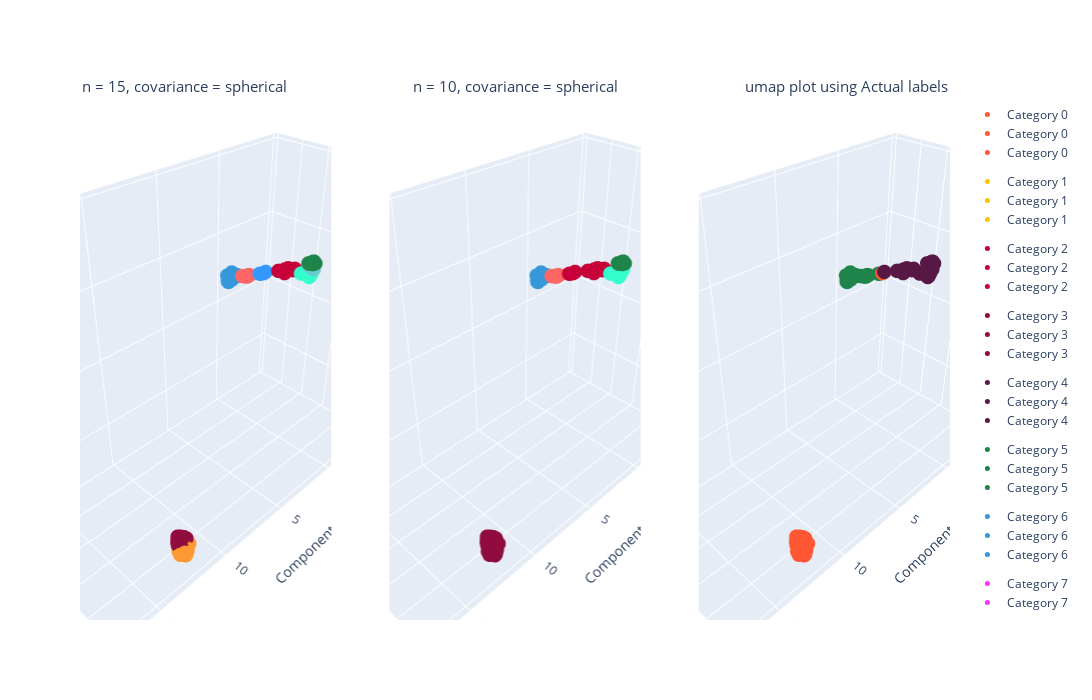

Notebook source saved alongside this figure:
### Markdown cell above
Then it is compared to the actual "y" targets, as first step, a encoding transformation has to be performed before the comparison

### Code cell
# changing unique values for numeric ones
y_label = np.zeros((len(y), 1))
target_dict = dict()
for label, tissue_type in enumerate(np.unique(y)):
    y_label = np.where(y == tissue_type, label, y_label)
    target_dict[label] = tissue_type

y_label = y_label.ravel().astype(int)

# Creating the X_plot dataset for the third subplot
X_plot_real = np.c_[X_plot, y_label]

colors = ["#FF5733", "#FFC300", "#C70039", "#900C3F", "#581845", "#1E8449", "#3498DB",
          "#FF33FF", "#33FFCC", "#FF6666", "#99CC99", "#3399FF", "#FF9933", "#CC33FF", "#66CCCC"]

fig = make_subplots(rows=1, cols=3, specs=[[{'type': 'scatter3d'}, {'type': 'scatter3d'}, {'type': 'scatter3d'}]])

# first two subplots
for j in range(2):
    model = gaussian_models[j]
    X_plot_gauss = np.c_[X_plot, gaussian_labels[j]]
    n_components = len(np.unique(gaussian_labels[j]))
    
    for category in np.unique(gaussian_labels[j]):
        category_indices = (gaussian_labels[j] == category)
        scatter = go.Scatter3d(x=X_plot_gauss[category_indices, 0], 
                               y=X_plot_gauss[category_indices, 1], 
                               z=X_plot_gauss[category_indices, 2],
                               mode='markers', 
                               marker=dict(color=colors[category], size=5),
                               name=f'Category {category}',
                               legendgroup=f'Category {category}')

        fig.add_trace(scatter, row=1, col=j + 1)

# third subplot
for category in np.unique(y_label):
    category_indices = (y_label == category)
    scatter = go.Scatter3d(x=X_plot_real[category_indices, 0], 
                           y=X_plot_real[category_indices, 1], 
                           z=X_plot_real[category_indices, 2],
                           mode='markers', 
                           marker=dict(color=colors[category], size=5),
                           name=f'Category {category}',
                           legendgroup=f'Category {category}')

    fig.add_trace(scatter, row=1, col=3)

titles = [f'n = {gaussian_models[0].n_components}, covariance = {gaussian_models[0].covariance_type}',
          f'n = {gaussian_models[1].n_components}, covariance = {gaussian_models[1].covariance_type}',
          'umap plot using Actual labels']

# Configure the layout of the plot
fig.update_layout(scene1=dict(xaxis_title='Component 1', yaxis_title='Component 2', zaxis_title='Component 3'),
                  scene2=dict(xaxis_title='Component 1', yaxis_title='Component 2', zaxis_title='Component 3'),
                  scene3=dict(xaxis_title='Component 1', yaxis_title='Component 2', zaxis_title='Component 3'),
                  width=2000,
                  height=700,
                  annotations=[
                      dict(
                          showarrow=False,
                          text=titles[0],
                          xref='paper', yref='paper',
                          x=0, y=1.05,
                          font=dict(size=15)
                      ),
                      dict(
                          showarrow=False,
                          text=titles[1],
                          xref='paper', yref='paper',
                          x=0.5, y=1.05,
                          font=dict(size=15)
                      ),
                      dict(
                          showarrow=False,
                          text=titles[2],
                          xref='paper', yref='paper',
                          x=1, y=1.05,
                          font=dict(size=15)
                      )
                  ])

fig.show()

### Figure 1 — Plotly figure (JSON) as saved in the notebook; plotly's stock layout.template omitted (floating-point values rounded to 4 significant figures)
{"data": [{"legendgroup": "Category 0", "marker": {"color": "#FF5733", "size": 5}, "mode": "markers", "name": "Category 0", "scene": "scene", "type": "scatter3d", "x": [-3.567, -3.369, -3.937, -3.333, -3.224, -3.618, -3.709, -3.312, -3.63, -3.979, -3.484, -3.735, -3.482, -4.052, -3.501, -3.277, -3.369, -3.816, -3.911], "y": [8.398, 8.4, 8.149, 8.209, 8.48, 8.331, 8.227, 8.095, 8.417, 7.989, 8.472, 8.422, 8.378, 7.991, 8.257, 8.428, 8.21, 8.073, 8.009], "z": [13.84, 13.95, 13.83, 14.43, 14.25, 14.67, 14.51, 14.33, 14.61, 14.72, 14.43, 14.7, 13.93, 14.6, 14.46, 14.02, 14.13, 14.05, 14.69]}, {"legendgroup": "Category 1", "marker": {"color": "#FFC300", "size": 5}, "mode": "markers", "name": "Category 1", "scene": "scene", "type": "scatter3d", "x": [-0.3518, -0.1671, -0.3789, -0.3085, -0.4187, -0.1366, -0.5854, -0.3225, -0.1822, -0.2347, -0.3803, -0.09116, -0.1677, -0.1141, -0.02298], "y": [9.427, 9.851, 9.525, 9.477, 9.529, 9.546, 9.299, 9.39, 9.974, 10.03, 10.02, 10.01, 10.0, 9.85, 9.956], "z": [12.31, 12.46, 12.27, 12.35, 12.33, 12.49, 12.46, 12.15, 12.41, 12.39, 12.52, 12.31, 12.43, 12.21, 12.26]}, {"legendgroup": "Category 2", "marker": {"color": "#C70039", "size": 5}, "mode": "markers", "name": "Category 2", "scene": "scene", "type": "scatter3d", "x": [-1.2, -1.263, -1.024, -1.205, -1.248, -1.284, -1.213, -1.042], "y": [4.77, 4.667, 4.113, 5.107, 5.14, 5.172, 4.488, 4.591], "z": [8.727, 8.793, 8.497, 8.833, 8.876, 8.93, 8.668, 8.502]}, {"legendgroup": "Category 3", "marker": {"color": "#900C3F", "size": 5}, "mode": "markers", "name": "Category 3", "scene": "scene", "type": "scatter3d", "x": [11.74, 11.74, 12.03, 12.01, 11.65, 12.1, 12.02, 11.51, 11.71, 11.77, 11.85, 11.89, 11.85], "y": [8.561, 8.192, 8.76, 8.5, 8.62, 8.571, 8.703, 8.674, 8.379, 8.305, 8.341, 8.51, 8.308], "z": [-2.016, -2.272, -2.295, -2.513, -2.019, -2.124, -2.312, -2.19, -2.127, -2.518, -2.426, -2.245, -2.283]}, {"legendgroup": "Category 4", "marker": {"color": "#581845", "size": 5}, "mode": "markers", "name": "Category 4", "scene": "scene", "type": "scatter3d", "x": [16.72, 16.75, 16.51, 16.75, 16.47, 16.8, 16.52, 16.79, 16.4, 16.49, 16.86, 17.24, 17.18, 17.04, 17.18, 16.62, 16.88, 17.24, 16.86, 16.52, 16.71, 16.67, 16.57, 16.34, 16.41, 16.99, 16.4, 16.73, 16.48, 16.63, 17.36], "y": [0.2079, 0.1954, 0.2075, 0.9799, 0.2715, 0.2648, 0.3996, 0.6083, 0.4901, 0.3161, 0.3209, 0.589, 0.565, 0.43, 0.5655, 0.6189, 0.8309, 0.7131, 0.7784, 0.9415, 1.102, 1.039, 0.3711, 0.9704, 0.8945, 0.9669, 0.8422, 0.6918, 0.7465, 0.3183, 0.6712], "z": [11.41, 11.1, 11.55, 10.81, 11.58, 11.28, 11.3, 10.95, 11.43, 11.44, 10.79, 10.7, 10.64, 10.97, 10.65, 10.96, 10.83, 10.59, 10.54, 10.93, 10.63, 10.7, 11.02, 10.99, 10.65, 10.44, 11.14, 10.58, 11.08, 10.8, 10.59]}, {"legendgroup": "Category 5", "marker": {"color": "#1E8449", "size": 5}, "mode": "markers", "name": "Category 5", "scene": "scene", "type": "scatter3d", "x": [-0.5336, -0.6727, -0.7664, -0.5997, -0.5376, -0.771, -0.5375, -0.5935, -0.5983, -0.5872], "y": [6.934, 6.832, 6.798, 7.0, 6.947, 6.786, 7.027, 7.091, 6.66, 6.621], "z": [10.22, 10.15, 10.08, 10.24, 10.29, 9.997, 10.33, 10.21, 10.04, 10.05]}, {"legendgroup": "Category 6", "marker": {"color": "#3498DB", "size": 5}, "mode": "markers", "name": "Category 6", "scene": "scene", "type": "scatter3d", "x": [-0.4653, -0.4244, -0.6136, -0.07194, -0.303, -0.03927, -0.1398, 0.00228, -0.4438, -0.1096, -0.008095, -0.2703, -0.2331, -0.1879, -0.1247, -0.107, -0.3125], "y": [1.083, 1.195, 1.245, 0.6606, 0.6674, 0.7483, 1.025, 0.8436, 0.7401, 0.6997, 0.7868, 0.8055, 0.9343, 0.8204, 0.9259, 0.9071, 0.8185], "z": [7.301, 7.331, 7.237, 7.248, 7.24, 6.919, 7.068, 6.859, 7.111, 7.039, 6.854, 7.231, 7.171, 7.353, 7.397, 7.389, 7.438]}, {"legendgroup": "Category 7", "marker": {"color": "#FF33FF", "size": 5}, "mode": "markers", "name": "Category 7", "scene": "scene", "type": "scatter3d", "x": [16.42, 16.44, 16.46, 16.55, 16.49], "y": [1.243, 1.155, 1.054, 1.153, 1.204], "z": [9.651, 9.718, 9.87, 9.799, 9.7]}, {"legendgroup": "Category 8", "marker": {"color": "#33FFCC", "size": 5}, "mode": "markers", "name": "Category 8", "scene": "scene", "type": "scatter3d", "x": [-1.188, -1.382, -1.319, -1.347, -1.351, -1.311, -1.346, -1.213, -1.284, -1.274, -1.356], "y": [6.488, 6.08, 6.298, 6.166, 6.298, 6.267, 6.267, 6.28, 5.817, 5.671, 5.821], "z": [9.15, 8.831, 8.801, 8.982, 8.82, 8.753, 8.758, 8.953, 8.832, 8.783, 8.863]}, {"legendgroup": "Category 9", "marker": {"color": "#FF6666", "size": 5}, "mode": "markers", "name": "Category 9", "scene": "scene", "type": "scatter3d", "x": [-0.5059, -0.4933, -0.3953, -0.4547, -0.4306, -0.3972, -0.3761], "y": [2.102, 2.224, 2.122, 1.727, 2.003, 1.679, 1.995], "z": [7.653, 7.685, 7.585, 7.443, 7.523, 7.467, 7.543]}, {"legendgroup": "Category 10", "marker": {"color": "#99CC99", "size": 5}, "mode": "markers", "name": "Category 10", "scene": "scene", "type": "scatter3d", "x": [-3.753, -3.922, -3.825, -4.195, -4.281, -4.442, -4.219, -4.301, -4.32, -4.377, -4.462, -4.242, -4.374, -4.588, -4.533], "y": [8.279, 8.224, 8.363, 8.557, 8.442, 8.288, 8.406, 8.198, 8.052, 8.592, 8.722, 8.549, 8.08, 8.614, 8.21], "z": [13.81, 13.92, 13.76, 14.05, 13.94, 13.94, 13.99, 14.37, 14.24, 14.13, 14.11, 14.24, 14.1, 14.31, 14.35]}, {"legendgroup": "Category 11", "marker": {"color": "#3399FF", "size": 5}, "mode": "markers", "name": "Category 11", "scene": "scene", "type": "scatter3d", "x": [-0.7358, -0.6822, -0.6384, -0.6488, -0.8209, -0.7867], "y": [3.269, 3.222, 2.999, 2.937, 3.134, 3.29], "z": [8.173, 8.131, 8.022, 7.997, 8.056, 8.213]}, {"legendgroup": "Category 12", "marker": {"color": "#FF9933", "size": 5}, "mode": "markers", "name": "Category 12", "scene": "scene", "type": "scatter3d", "x": [11.72, 11.8, 11.83, 11.76, 12.05, 11.53, 12.11, 11.59, 11.75, 11.52, 11.96, 11.66, 11.86, 11.8, 11.35, 12.18, 12.12, 12.31], "y": [8.594, 8.837, 9.1, 8.86, 9.102, 8.733, 9.238, 8.538, 8.983, 8.911, 9.132, 8.628, 9.04, 8.84, 8.585, 8.861, 8.661, 9.002], "z": [-2.849, -3.023, -2.509, -2.585, -2.592, -2.8, -2.64, -2.653, -2.818, -2.449, -2.769, -2.974, -2.735, -2.976, -2.678, -2.805, -2.813, -2.631]}, {"legendgroup": "Category 13", "marker": {"color": "#CC33FF", "size": 5}, "mode": "markers", "name": "Category 13", "scene": "scene", "type": "scatter3d", "x": [-2.327, -2.411, -2.303, -2.295, -2.323, -2.373], "y": [8.03, 8.107, 8.089, 8.006, 8.004, 8.047], "z": [12.52, 12.56, 12.67, 12.67, 12.79, 12.75]}, {"legendgroup": "Category 14", "marker": {"color": "#66CCCC", "size": 5}, "mode": "markers", "name": "Category 14", "scene": "scene", "type": "scatter3d", "x": [-0.8519, -1.345, -1.317, -1.223, -1.032, -1.042, -1.17, -1.211], "y": [6.641, 6.405, 6.372, 6.323, 6.582, 6.709, 6.62, 6.341], "z": [9.699, 9.539, 9.517, 9.481, 9.606, 9.606, 9.449, 9.51]}, {"legendgroup": "Category 0", "marker": {"color": "#FF5733", "size": 5}, "mode": "markers", "name": "Category 0", "scene": "scene2", "type": "scatter3d", "x": [-3.567, -3.753, -3.922, -3.825, -3.369, -3.937, -4.195, -4.281, -4.442, -3.333, -3.224, -3.618, -4.219, -4.301, -4.32, -3.709, -3.312, -3.63, -4.377, -3.979, -3.484, -3.735, -4.462, -3.482, -4.052, -3.501, -3.277, -3.369, -4.242, -3.816, -4.374, -4.588, -4.533, -3.911], "y": [8.398, 8.279, 8.224, 8.363, 8.4, 8.149, 8.557, 8.442, 8.288, 8.209, 8.48, 8.331, 8.406, 8.198, 8.052, 8.227, 8.095, 8.417, 8.592, 7.989, 8.472, 8.422, 8.722, 8.378, 7.991, 8.257, 8.428, 8.21, 8.549, 8.073, 8.08, 8.614, 8.21, 8.009], "z": [13.84, 13.81, 13.92, 13.76, 13.95, 13.83, 14.05, 13.94, 13.94, 14.43, 14.25, 14.67, 13.99, 14.37, 14.24, 14.51, 14.33, 14.61, 14.13, 14.72, 14.43, 14.7, 14.11, 13.93, 14.6, 14.46, 14.02, 14.13, 14.24, 14.05, 14.1, 14.31, 14.35, 14.69]}, {"legendgroup": "Category 1", "marker": {"color": "#FFC300", "size": 5}, "mode": "markers", "name": "Category 1", "scene": "scene2", "type": "scatter3d", "x": [-0.3518, -0.1671, -0.3789, -0.3085, -0.4187, -0.1366, -0.5854, -0.3225, -0.1822, -0.2347, -0.3803, -0.09116, -0.1677, -0.1141, -0.02298], "y": [9.427, 9.851, 9.525, 9.477, 9.529, 9.546, 9.299, 9.39, 9.974, 10.03, 10.02, 10.01, 10.0, 9.85, 9.956], "z": [12.31, 12.46, 12.27, 12.35, 12.33, 12.49, 12.46, 12.15, 12.41, 12.39, 12.52, 12.31, 12.43, 12.21, 12.26]}, {"legendgroup": "Category 2", "marker": {"color": "#C70039", "size": 5}, "mode": "markers", "name": "Category 2", "scene": "scene2", "type": "scatter3d", "x": [-1.2, -1.263, -1.024, -1.205, -1.248, -1.284, -1.213, -1.042, -0.7358, -0.6822, -0.6384, -0.6488, -0.8209, -0.7867], "y": [4.77, 4.667, 4.113, 5.107, 5.14, 5.172, 4.488, 4.591, 3.269, 3.222, 2.999, 2.937, 3.134, 3.29], "z": [8.727, 8.793, 8.497, 8.833, 8.876, 8.93, 8.668, 8.502, 8.173, 8.131, 8.022, 7.997, 8.056, 8.213]}, {"legendgroup": "Category 3", "marker": {"color": "#900C3F", "size": 5}, "mode": "markers", "name": "Category 3", "scene": "scene2", "type": "scatter3d", "x": [11.74, 11.74, 12.03, 12.01, 11.65, 12.1, 12.02, 11.51, 11.71, 11.77, 11.85, 11.89, 11.85, 11.72, 11.8, 11.83, 11.76, 12.05, 11.53, 12.11, 11.59, 11.75, 11.52, 11.96, 11.66, 11.86, 11.8, 11.35, 12.18, 12.12, 12.31], "y": [8.561, 8.192, 8.76, 8.5, 8.62, 8.571, 8.703, 8.674, 8.379, 8.305, 8.341, 8.51, 8.308, 8.594, 8.837, 9.1, 8.86, 9.102, 8.733, 9.238, 8.538, 8.983, 8.911, 9.132, 8.628, 9.04, 8.84, 8.585, 8.861, 8.661, 9.002], "z": [-2.016, -2.272, -2.295, -2.513, -2.019, -2.124, -2.312, -2.19, -2.127, -2.518, -2.426, -2.245, -2.283, -2.849, -3.023, -2.509, -2.585, -2.592, -2.8, -2.64, -2.653, -2.818, -2.449, -2.769, -2.974, -2.735, -2.976, -2.678, -2.805, -2.813, -2.631]}, {"legendgroup": "Category 4", "marker": {"color": "#581845", "size": 5}, "mode": "markers", "name": "Category 4", "scene": "scene2", "type": "scatter3d", "x": [16.72, 16.75, 16.51, 16.75, 16.47, 16.8, 16.52, 16.79, 16.4, 16.49, 16.86, 17.24, 17.18, 17.04, 17.18, 16.62, 16.88, 17.24, 16.86, 16.52, 16.71, 16.67, 16.57, 16.34, 16.41, 16.99, 16.4, 16.73, 16.48, 16.63, 17.36], "y": [0.2079, 0.1954, 0.2075, 0.9799, 0.2715, 0.2648, 0.3996, 0.6083, 0.4901, 0.3161, 0.3209, 0.589, 0.565, 0.43, 0.5655, 0.6189, 0.8309, 0.7131, 0.7784, 0.9415, 1.102, 1.039, 0.3711, 0.9704, 0.8945, 0.9669, 0.8422, 0.6918, 0.7465, 0.3183, 0.6712], "z": [11.41, 11.1, 11.55, 10.81, 11.58, 11.28, 11.3, 10.95, 11.43, 11.44, 10.79, 10.7, 10.64, 10.97, 10.65, 10.96, 10.83, 10.59, 10.54, 10.93, 10.63, 10.7, 11.02, 10.99, 10.65, 10.44, 11.14, 10.58, 11.08, 10.8, 10.59]}, {"legendgroup": "Category 5", "marker": {"color": "#1E8449", "size": 5}, "mode": "markers", "name": "Category 5", "scene": "scene2", "type": "scatter3d", "x": [-0.5336, -0.6727, -0.7664, -0.5997, -0.5376, -0.771, -0.5375, -0.5935, -0.5983, -0.5872, -2.327, -2.411, -2.303, -2.295, -2.323, -2.373], "y": [6.934, 6.832, 6.798, 7.0, 6.947, 6.786, 7.027, 7.091, 6.66, 6.621, 8.03, 8.107, 8.089, 8.006, 8.004, 8.047], "z": [10.22, 10.15, 10.08, 10.24, 10.29, 9.997, 10.33, 10.21, 10.04, 10.05, 12.52, 12.56, 12.67, 12.67, 12.79, 12.75]}, {"legendgroup": "Category 6", "marker": {"color": "#3498DB", "size": 5}, "mode": "markers", "name": "Category 6", "scene": "scene2", "type": "scatter3d", "x": [-0.4653, -0.4244, -0.6136, -0.07194, -0.303, -0.03927, -0.1398, 0.00228, -0.4438, -0.1096, -0.008095, -0.2703, -0.2331, -0.1879, -0.1247, -0.107, -0.3125], "y": [1.083, 1.195, 1.245, 0.6606, 0.6674, 0.7483, 1.025, 0.8436, 0.7401, 0.6997, 0.7868, 0.8055, 0.9343, 0.8204, 0.9259, 0.9071, 0.8185], "z": [7.301, 7.331, 7.237, 7.248, 7.24, 6.919, 7.068, 6.859, 7.111, 7.039, 6.854, 7.231, 7.171, 7.353, 7.397, 7.389, 7.438]}, {"legendgroup": "Category 7", "marker": {"color": "#FF33FF", "size": 5}, "mode": "markers", "name": "Category 7", "scene": "scene2", "type": "scatter3d", "x": [16.42, 16.44, 16.46, 16.55, 16.49], "y": [1.243, 1.155, 1.054, 1.153, 1.204], "z": [9.651, 9.718, 9.87, 9.799, 9.7]}, {"legendgroup": "Category 8", "marker": {"color": "#33FFCC", "size": 5}, "mode": "markers", "name": "Category 8", "scene": "scene2", "type": "scatter3d", "x": [-1.188, -0.8519, -1.382, -1.345, -1.317, -1.319, -1.223, -1.347, -1.032, -1.351, -1.042, -1.311, -1.17, -1.346, -1.211, -1.213, -1.284, -1.274, -1.356], "y": [6.488, 6.641, 6.08, 6.405, 6.372, 6.298, 6.323, 6.166, 6.582, 6.298, 6.709, 6.267, 6.62, 6.267, 6.341, 6.28, 5.817, 5.671, 5.821], "z": [9.15, 9.699, 8.831, 9.539, 9.517, 8.801, 9.481, 8.982, 9.606, 8.82, 9.606, 8.753, 9.449, 8.758, 9.51, 8.953, 8.832, 8.783, 8.863]}, {"legendgroup": "Category 9", "marker": {"color": "#FF6666", "size": 5}, "mode": "markers", "name": "Category 9", "scene": "scene2", "type": "scatter3d", "x": [-0.5059, -0.4933, -0.3953, -0.4547, -0.4306, -0.3972, -0.3761], "y": [2.102, 2.224, 2.122, 1.727, 2.003, 1.679, 1.995], "z": [7.653, 7.685, 7.585, 7.443, 7.523, 7.467, 7.543]}, {"legendgroup": "Category 0", "marker": {"color": "#FF5733", "size": 5}, "mode": "markers", "name": "Category 0", "scene": "scene3", "type": "scatter3d", "x": [11.74, 11.74, 12.03, 12.01, 11.65, 12.1, 12.02, 11.51, 11.71, 11.77, 11.85, 11.89, 11.85, 11.72, 11.8, 11.83, 11.76, 12.05, 11.53, 12.11, 11.59, 11.75, 11.52, 11.96, 11.66, 11.86, 11.8, 11.35, -0.7358, -0.6822, 16.42, 16.44, 16.46, 16.55, 16.49, 12.18, 12.12, 12.31], "y": [8.561, 8.192, 8.76, 8.5, 8.62, 8.571, 8.703, 8.674, 8.379, 8.305, 8.341, 8.51, 8.308, 8.594, 8.837, 9.1, 8.86, 9.102, 8.733, 9.238, 8.538, 8.983, 8.911, 9.132, 8.628, 9.04, 8.84, 8.585, 3.269, 3.222, 1.243, 1.155, 1.054, 1.153, 1.204, 8.861, 8.661, 9.002], "z": [-2.016, -2.272, -2.295, -2.513, -2.019, -2.124, -2.312, -2.19, -2.127, -2.518, -2.426, -2.245, -2.283, -2.849, -3.023, -2.509, -2.585, -2.592, -2.8, -2.64, -2.653, -2.818, -2.449, -2.769, -2.974, -2.735, -2.976, -2.678, 8.173, 8.131, 9.651, 9.718, 9.87, 9.799, 9.7, -2.805, -2.813, -2.631]}, {"legendgroup": "Category 1", "marker": {"color": "#FFC300", "size": 5}, "mode": "markers", "name": "Category 1", "scene": "scene3", "type": "scatter3d", "x": [-3.567, -3.753, -3.922, -3.825, -3.369, -3.937, -4.195, -4.281, -4.442, -3.333, -3.224, -3.618, -4.219, -4.301, -4.32, -3.709, -3.312, -3.63, -4.377, -3.979, -3.484, -3.735, -4.462, -3.482, -4.052, -3.501, -3.277, -3.369, -4.242, -3.816, -4.374, -4.588, -4.533, -3.911], "y": [8.398, 8.279, 8.224, 8.363, 8.4, 8.149, 8.557, 8.442, 8.288, 8.209, 8.48, 8.331, 8.406, 8.198, 8.052, 8.227, 8.095, 8.417, 8.592, 7.989, 8.472, 8.422, 8.722, 8.378, 7.991, 8.257, 8.428, 8.21, 8.549, 8.073, 8.08, 8.614, 8.21, 8.009], "z": [13.84, 13.81, 13.92, 13.76, 13.95, 13.83, 14.05, 13.94, 13.94, 14.43, 14.25, 14.67, 13.99, 14.37, 14.24, 14.51, 14.33, 14.61, 14.13, 14.72, 14.43, 14.7, 14.11, 13.93, 14.6, 14.46, 14.02, 14.13, 14.24, 14.05, 14.1, 14.31, 14.35, 14.69]}, {"legendgroup": "Category 2", "marker": {"color": "#C70039", "size": 5}, "mode": "markers", "name": "Category 2", "scene": "scene3", "type": "scatter3d", "x": [-0.3518, -0.1671, -0.3789, -0.3085, -0.4187, -0.1366, -0.5854, -0.3225, -0.1822, -0.2347, -0.3803, -0.09116, -0.1677, -0.1141, -0.02298], "y": [9.427, 9.851, 9.525, 9.477, 9.529, 9.546, 9.299, 9.39, 9.974, 10.03, 10.02, 10.01, 10.0, 9.85, 9.956], "z": [12.31, 12.46, 12.27, 12.35, 12.33, 12.49, 12.46, 12.15, 12.41, 12.39, 12.52, 12.31, 12.43, 12.21, 12.26]}, {"legendgroup": "Category 3", "marker": {"color": "#900C3F", "size": 5}, "mode": "markers", "name": "Category 3", "scene": "scene3", "type": "scatter3d", "x": [16.72, 16.75, 16.51, 16.75, 16.47, 16.8, 16.52, 16.79, 16.4, 16.49, 16.86, 17.24, 17.18, 17.04, 17.18, 16.62, 16.88, 17.24, 16.86, 16.52, 16.71, 16.67, 16.57, 16.34, 16.41, 16.99, 16.4, 16.73, 16.48, 16.63, 17.36], "y": [0.2079, 0.1954, 0.2075, 0.9799, 0.2715, 0.2648, 0.3996, 0.6083, 0.4901, 0.3161, 0.3209, 0.589, 0.565, 0.43, 0.5655, 0.6189, 0.8309, 0.7131, 0.7784, 0.9415, 1.102, 1.039, 0.3711, 0.9704, 0.8945, 0.9669, 0.8422, 0.6918, 0.7465, 0.3183, 0.6712], "z": [11.41, 11.1, 11.55, 10.81, 11.58, 11.28, 11.3, 10.95, 11.43, 11.44, 10.79, 10.7, 10.64, 10.97, 10.65, 10.96, 10.83, 10.59, 10.54, 10.93, 10.63, 10.7, 11.02, 10.99, 10.65, 10.44, 11.14, 10.58, 11.08, 10.8, 10.59]}, {"legendgroup": "Category 4", "marker": {"color": "#581845", "size": 5}, "mode": "markers", "name": "Category 4", "scene": "scene3", "type": "scatter3d", "x": [-1.188, -0.8519, -1.382, -1.345, -1.317, -1.319, -1.223, -1.347, -1.032, -1.351, -1.042, -1.311, -1.17, -1.346, -1.211, -1.213, -1.284, -0.5336, -0.6727, -1.274, -0.7664, -0.5997, -0.5376, -0.771, -1.356, -0.5375, -0.5935, -0.5983, -0.5872, -1.2, -1.263, -1.024, -1.205, -1.248, -1.284, -1.213, -1.042, -0.8209, -0.7867], "y": [6.488, 6.641, 6.08, 6.405, 6.372, 6.298, 6.323, 6.166, 6.582, 6.298, 6.709, 6.267, 6.62, 6.267, 6.341, 6.28, 5.817, 6.934, 6.832, 5.671, 6.798, 7.0, 6.947, 6.786, 5.821, 7.027, 7.091, 6.66, 6.621, 4.77, 4.667, 4.113, 5.107, 5.14, 5.172, 4.488, 4.591, 3.134, 3.29], "z": [9.15, 9.699, 8.831, 9.539, 9.517, 8.801, 9.481, 8.982, 9.606, 8.82, 9.606, 8.753, 9.449, 8.758, 9.51, 8.953, 8.832, 10.22, 10.15, 8.783, 10.08, 10.24, 10.29, 9.997, 8.863, 10.33, 10.21, 10.04, 10.05, 8.727, 8.793, 8.497, 8.833, 8.876, 8.93, 8.668, 8.502, 8.056, 8.213]}, {"legendgroup": "Category 5", "marker": {"color": "#1E8449", "size": 5}, "mode": "markers", "name": "Category 5", "scene": "scene3", "type": "scatter3d", "x": [-0.5059, -0.4933, -0.3953, -0.4547, -0.4306, -0.3972, -0.3761, -0.4653, -0.4244, -0.6136, -0.07194, -0.303, -0.6384, -0.6488, -0.03927, -0.1398, 0.00228, -0.4438, -0.1096, -0.008095, -0.2703, -0.2331, -0.1879, -0.1247, -0.107, -0.3125], "y": [2.102, 2.224, 2.122, 1.727, 2.003, 1.679, 1.995, 1.083, 1.195, 1.245, 0.6606, 0.6674, 2.999, 2.937, 0.7483, 1.025, 0.8436, 0.7401, 0.6997, 0.7868, 0.8055, 0.9343, 0.8204, 0.9259, 0.9071, 0.8185], "z": [7.653, 7.685, 7.585, 7.443, 7.523, 7.467, 7.543, 7.301, 7.331, 7.237, 7.248, 7.24, 8.022, 7.997, 6.919, 7.068, 6.859, 7.111, 7.039, 6.854, 7.231, 7.171, 7.353, 7.397, 7.389, 7.438]}, {"legendgroup": "Category 6", "marker": {"color": "#3498DB", "size": 5}, "mode": "markers", "name": "Category 6", "scene": "scene3", "type": "scatter3d", "x": [-2.327, -2.411, -2.303, -2.295, -2.323, -2.373], "y": [8.03, 8.107, 8.089, 8.006, 8.004, 8.047], "z": [12.52, 12.56, 12.67, 12.67, 12.79, 12.75]}], "layout": {"annotations": [{"font": {"size": 15}, "showarrow": false, "text": "n = 15, covariance = spherical", "x": 0, "xref": "paper", "y": 1.05, "yref": "paper"}, {"font": {"size": 15}, "showarrow": false, "text": "n = 10, covariance = spherical", "x": 0.5, "xref": "paper", "y": 1.05, "yref": "paper"}, {"font": {"size": 15}, "showarrow": false, "text": "umap plot using Actual labels", "x": 1, "xref": "paper", "y": 1.05, "yref": "paper"}], "height": 700, "scene": {"domain": {"x": [0, 0.2889], "y": [0, 1]}, "xaxis": {"title": {"text": "Component 1"}}, "yaxis": {"title": {"text": "Component 2"}}, "zaxis": {"title": {"text": "Component 3"}}}, "scene2": {"domain": {"x": [0.3556, 0.6444], "y": [0, 1]}, "xaxis": {"title": {"text": "Component 1"}}, "yaxis": {"title": {"text": "Component 2"}}, "zaxis": {"title": {"text": "Component 3"}}}, "scene3": {"domain": {"x": [0.7111, 1], "y": [0, 1]}, "xaxis": {"title": {"text": "Component 1"}}, "yaxis": {"title": {"text": "Component 2"}}, "zaxis": {"title": {"text": "Component 3"}}}, "width": 2000}}
